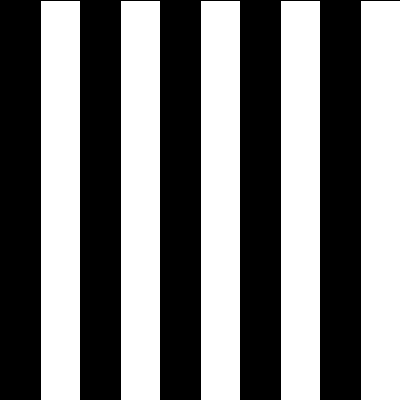
Frame 1 (no input)
Frame 60 (the mouse pressed at the canvas centre just before this capture): identical to frame 1, image omitted
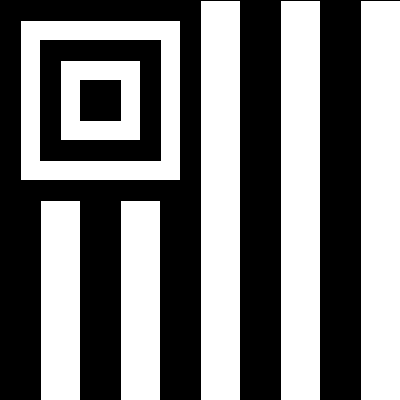
Frame 120 (the mouse held since frame 60 and released just before this capture)

The Processing sketch that drew these frames (run headless with seeded random() and noise(); from frame 60 on, the mouse is pressed at the canvas centre):

// Processing sketch: for_arte_interactivo_rect
// ── for_arte_interactivo_rect.pde
int cant = 10;

void setup() {
  size(400, 400);
}

void draw() {
  background(200);
  int tam = 40;
  rectMode(CORNER);
  for (int i=0; i<cant; i++) {
    if (i%2==0) {
      fill(0);
    } else {
      fill(255);
    }
    rect(i*tam, 0, tam, height);
  }
  rectMode(CENTER);
  for (int i=0; i<cant; i++) {
    if (i%2==0) {
      fill(0);
    } else {
      fill(255);
    }
    int tamX = mouseX - (i*tam) > 0 ? mouseX - (i*tam) : 0;
    int tamY = mouseY - (i*tam) > 0 ? mouseY - (i*tam) : 0;
    rect(mouseX/2, mouseY/2, tamX, tamY);
  }
}
